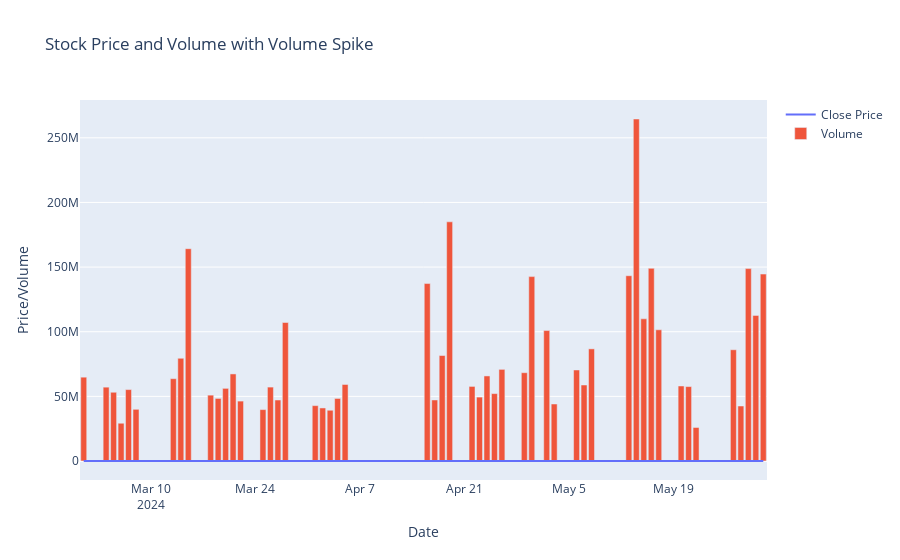

The cell this chart's notebook holds for it:
### Code cell
import yfinance as yf
import pandas as pd
import plotly.graph_objects as go

# Fungsi untuk menghitung volume spike
def calculate_volume_spike(data, threshold_multiplier):
    # Menghitung rata-rata volume
    average_volume = data['Volume'].mean()
    # Menghitung threshold berdasarkan multiplier
    spike_threshold = average_volume * threshold_multiplier
    data['Volume Spike'] = data['Volume'] > spike_threshold
    return data

# Fungsi untuk memplot data saham beserta volume spike (visualisasi interaktif)
def plot_stock_data_interactive(data):
    fig = go.Figure()

    # Menambahkan garis untuk harga penutupan
    fig.add_trace(go.Scatter(x=data.index, y=data['Close'], mode='lines', name='Close Price'))

    # Menambahkan batang untuk volume
    fig.add_trace(go.Bar(x=data.index, y=data['Volume'], name='Volume'))

    # Menambahkan markah untuk volume spike
    volume_spike_dates = data[data['Volume Spike']].index
    volume_spike_values = data[data['Volume Spike']]['Volume']
    fig.add_trace(go.Scatter(x=volume_spike_dates, y=volume_spike_values, mode='markers', 
                             marker=dict(color='red', symbol='triangle-up', size=10), name='Volume Spike'))

    # Menambahkan judul dan label sumbu
    fig.update_layout(title='Stock Price and Volume with Volume Spike',
                      xaxis_title='Date',
                      yaxis_title='Price/Volume')

    fig.show()

# Input simbol saham
stock_symbol = input("Masukkan simbol saham (contoh: AAPL untuk Apple Inc.): ")

# Mengambil data saham dari Yahoo Finance
stock_data = yf.download(stock_symbol, start="2024-03-01", end="2024-06-01")

# Menghitung volume spike dengan threshold 10x rata-rata volume (contoh)
stock_data = calculate_volume_spike(stock_data, 10)

# Memplot data saham beserta volume spike (visualisasi interaktif)
plot_stock_data_interactive(stock_data)

### Figure 1 — Plotly figure (JSON) as saved in the notebook; plotly's stock layout.template omitted (floating-point values rounded to 4 significant figures)
{"data": [{"mode": "lines", "name": "Close Price", "type": "scatter", "x": ["2024-03-01T00:00:00", "2024-03-04T00:00:00", "2024-03-05T00:00:00", "2024-03-06T00:00:00", "2024-03-07T00:00:00", "2024-03-08T00:00:00", "2024-03-13T00:00:00", "2024-03-14T00:00:00", "2024-03-15T00:00:00", "2024-03-18T00:00:00", "2024-03-19T00:00:00", "2024-03-20T00:00:00", "2024-03-21T00:00:00", "2024-03-22T00:00:00", "2024-03-25T00:00:00", "2024-03-26T00:00:00", "2024-03-27T00:00:00", "2024-03-28T00:00:00", "2024-04-01T00:00:00", "2024-04-02T00:00:00", "2024-04-03T00:00:00", "2024-04-04T00:00:00", "2024-04-05T00:00:00", "2024-04-16T00:00:00", "2024-04-17T00:00:00", "2024-04-18T00:00:00", "2024-04-19T00:00:00", "2024-04-22T00:00:00", "2024-04-23T00:00:00", "2024-04-24T00:00:00", "2024-04-25T00:00:00", "2024-04-26T00:00:00", "2024-04-29T00:00:00", "2024-04-30T00:00:00", "2024-05-02T00:00:00", "2024-05-03T00:00:00", "2024-05-06T00:00:00", "2024-05-07T00:00:00", "2024-05-08T00:00:00", "2024-05-13T00:00:00", "2024-05-14T00:00:00", "2024-05-15T00:00:00", "2024-05-16T00:00:00", "2024-05-17T00:00:00", "2024-05-20T00:00:00", "2024-05-21T00:00:00", "2024-05-22T00:00:00", "2024-05-27T00:00:00", "2024-05-28T00:00:00", "2024-05-29T00:00:00", "2024-05-30T00:00:00", "2024-05-31T00:00:00"], "y": [5225, 5200, 5100, 5175, 5125, 5150, 5150, 5275, 5175, 5150, 5225, 5275, 5350, 5375, 5350, 5300, 5275, 5150, 5200, 5275, 5250, 5175, 5275, 5100, 5125, 5100, 4900, 4950, 5025, 4910, 4950, 4880, 5025, 5150, 5175, 5225, 5100, 5050, 5125, 5075, 4580, 4530, 4710, 4800, 4740, 4700, 4710, 4550, 4510, 4460, 4320, 4290]}, {"name": "Volume", "type": "bar", "x": ["2024-03-01T00:00:00", "2024-03-04T00:00:00", "2024-03-05T00:00:00", "2024-03-06T00:00:00", "2024-03-07T00:00:00", "2024-03-08T00:00:00", "2024-03-13T00:00:00", "2024-03-14T00:00:00", "2024-03-15T00:00:00", "2024-03-18T00:00:00", "2024-03-19T00:00:00", "2024-03-20T00:00:00", "2024-03-21T00:00:00", "2024-03-22T00:00:00", "2024-03-25T00:00:00", "2024-03-26T00:00:00", "2024-03-27T00:00:00", "2024-03-28T00:00:00", "2024-04-01T00:00:00", "2024-04-02T00:00:00", "2024-04-03T00:00:00", "2024-04-04T00:00:00", "2024-04-05T00:00:00", "2024-04-16T00:00:00", "2024-04-17T00:00:00", "2024-04-18T00:00:00", "2024-04-19T00:00:00", "2024-04-22T00:00:00", "2024-04-23T00:00:00", "2024-04-24T00:00:00", "2024-04-25T00:00:00", "2024-04-26T00:00:00", "2024-04-29T00:00:00", "2024-04-30T00:00:00", "2024-05-02T00:00:00", "2024-05-03T00:00:00", "2024-05-06T00:00:00", "2024-05-07T00:00:00", "2024-05-08T00:00:00", "2024-05-13T00:00:00", "2024-05-14T00:00:00", "2024-05-15T00:00:00", "2024-05-16T00:00:00", "2024-05-17T00:00:00", "2024-05-20T00:00:00", "2024-05-21T00:00:00", "2024-05-22T00:00:00", "2024-05-27T00:00:00", "2024-05-28T00:00:00", "2024-05-29T00:00:00", "2024-05-30T00:00:00", "2024-05-31T00:00:00"], "y": [64835200, 57118400, 53172900, 29210000, 55244400, 39983000, 63672300, 79465800, 164222200, 50943600, 48398600, 56191300, 67351800, 46341000, 39759600, 57175300, 47174800, 107123600, 42828200, 41029100, 39260600, 48395600, 59190300, 137258300, 47211000, 81583700, 185008500, 57689200, 49438000, 65796800, 52139300, 70877700, 68303100, 142632100, 100889100, 44094400, 70400000, 58780600, 86738900, 143316000, 264535600, 109962400, 149039700, 101492400, 58021800, 57558000, 25932300, 86050000, 42542400, 148814900, 112636300, 144592700]}, {"marker": {"color": "red", "size": 10, "symbol": "triangle-up"}, "mode": "markers", "name": "Volume Spike", "type": "scatter", "x": [], "y": []}], "layout": {"title": {"text": "Stock Price and Volume with Volume Spike"}, "xaxis": {"title": {"text": "Date"}}, "yaxis": {"title": {"text": "Price/Volume"}}}}
